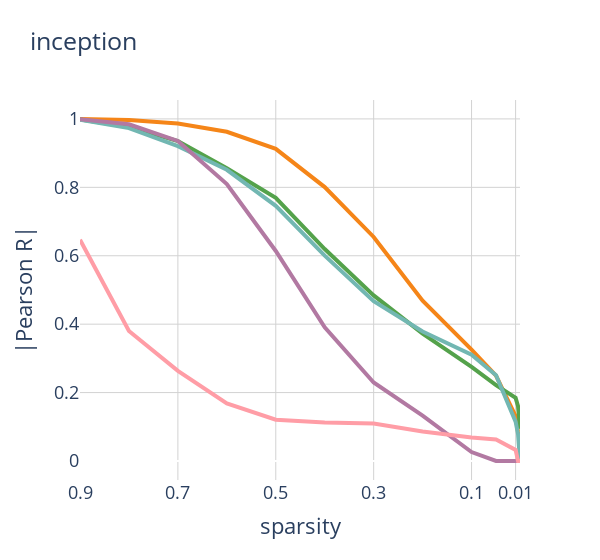

Notebook code for this chart:
### Code cell
#plot method diff average by sparsity

import plotly.graph_objects as go
import plotly.express as px
import numpy as np


fig = go.Figure()

model = 'inception'
color_col = 'method'

method_colors = {'actxgrad':px.colors.qualitative.T10[1],
                'snip':px.colors.qualitative.T10[3],
                'force':px.colors.qualitative.T10[4],
                'magnitude':px.colors.qualitative.T10[6],
                'random':px.colors.qualitative.T10[7]
               }


df_plot = df.loc[(df['model'] == model)]

sparsities =  list(df_plot['sparsity'].unique())
sparsities.sort()



models =  list(df_plot['model'].unique())
methods = list(df_plot['method'].unique())



for method in methods:
    x = sparsities
    y = []
    for sparsity in sparsities:
        df_sel = df_plot.loc[(df_plot['sparsity'] == sparsity) & (df_plot['method'] == method) & (df_plot['model'] == model)]
        y.append(np.median(df_sel['correlation']))

    fig.add_trace(go.Scatter(x=x, y=y,
                    mode='lines',
                    #name=model+':'+method,
                    name = method,
                    line=dict(color=method_colors[method],width=4)
                        )
                    )

fig.update_xaxes(autorange="reversed",title = 'sparsity',gridcolor='rgb(210,210,210)')
fig.update_yaxes(title = '|Pearson R|',gridcolor='rgb(210,210,210)')

fig.update_layout({ 'showlegend':False,
                    'width':600,
                    'plot_bgcolor':'rgba(255,255,255,1)',
                    'paper_bgcolor':'rgba(255,255,255,1)'
                    })
   
fig.update_layout(
    xaxis = dict(
        tickmode = 'array',
        tickvals = [.9, .7, .5, .3, .1, .01]
    )
)
     

                
fig.update_layout(legend=dict(
    yanchor="top",
    y=0.4,
    xanchor="left",
    x=0.1),
    font=dict(size=18),
    title = '   '+model
    )
    
fig.show()

### Figure 1 — Plotly figure (JSON) as saved in the notebook; plotly's stock layout.template omitted (floating-point values rounded to 4 significant figures)
{"data": [{"line": {"color": "#F58518", "width": 4}, "mode": "lines", "name": "actxgrad", "type": "scatter", "x": [0.001, 0.005, 0.01, 0.05, 0.1, 0.2, 0.3, 0.4, 0.5, 0.6, 0.7, 0.8, 0.9], "y": [0.07083, 0.0849, 0.1312, 0.2497, 0.3255, 0.4685, 0.6549, 0.8008, 0.9124, 0.9625, 0.9863, 0.9968, 0.9998]}, {"line": {"color": "#54A24B", "width": 4}, "mode": "lines", "name": "force", "type": "scatter", "x": [0.001, 0.005, 0.01, 0.05, 0.1, 0.2, 0.3, 0.4, 0.5, 0.6, 0.7, 0.8, 0.9], "y": [0.0942, 0.1601, 0.1847, 0.222, 0.2752, 0.3723, 0.484, 0.6197, 0.7691, 0.8555, 0.9355, 0.9769, 0.9984]}, {"line": {"color": "#72B7B2", "width": 4}, "mode": "lines", "name": "snip", "type": "scatter", "x": [0.001, 0.005, 0.01, 0.05, 0.1, 0.2, 0.3, 0.4, 0.5, 0.6, 0.7, 0.8, 0.9], "y": [0, 0.07845, 0.1152, 0.2511, 0.3105, 0.3787, 0.4673, 0.6003, 0.7459, 0.8512, 0.9205, 0.973, 0.9976]}, {"line": {"color": "#B279A2", "width": 4}, "mode": "lines", "name": "magnitude", "type": "scatter", "x": [0.001, 0.005, 0.01, 0.05, 0.1, 0.2, 0.3, 0.4, 0.5, 0.6, 0.7, 0.8, 0.9], "y": [0, 0, 0, 0, 0.02614, 0.1325, 0.2294, 0.391, 0.6139, 0.8095, 0.9356, 0.9844, 0.9988]}, {"line": {"color": "#FF9DA6", "width": 4}, "mode": "lines", "name": "random", "type": "scatter", "x": [0.001, 0.005, 0.01, 0.05, 0.1, 0.2, 0.3, 0.4, 0.5, 0.6, 0.7, 0.8, 0.9], "y": [0, 0, 0.03238, 0.06309, 0.06871, 0.08598, 0.1093, 0.1124, 0.1205, 0.1683, 0.2633, 0.3799, 0.6468]}], "layout": {"font": {"size": 18}, "legend": {"x": 0.1, "xanchor": "left", "y": 0.4, "yanchor": "top"}, "paper_bgcolor": "rgba(255,255,255,1)", "plot_bgcolor": "rgba(255,255,255,1)", "showlegend": false, "title": {"text": "   inception"}, "width": 600, "xaxis": {"autorange": "reversed", "gridcolor": "rgb(210,210,210)", "tickmode": "array", "tickvals": [0.9, 0.7, 0.5, 0.3, 0.1, 0.01], "title": {"text": "sparsity"}}, "yaxis": {"gridcolor": "rgb(210,210,210)", "title": {"text": "|Pearson R|"}}}}
